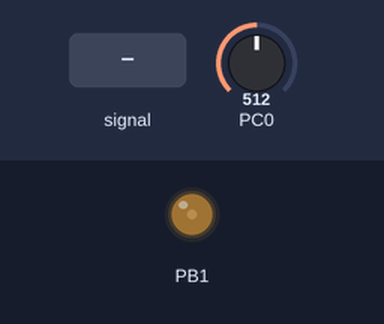
Bench run of a program on a simulated ATmega328P, built with avr-gcc and emulated at 16 MHz. On the bench: output pins drawn as LEDs (lit = HIGH). Inputs (shaded band) come from the test bench; at power-on: PC0 = 512.

Above: at 1.2 s.
1.3 s: PC0 set to 1010
At 1.9 s:
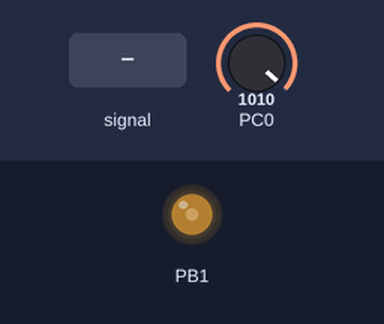
4.3 s: PC0 set to 900
At 4.51 s:
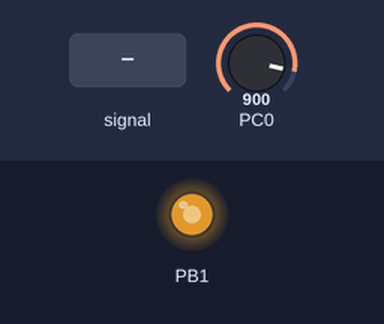
7.3 s: PC0 set to 1023
9.9 s: PC0 set to 716
At 11.4 s:
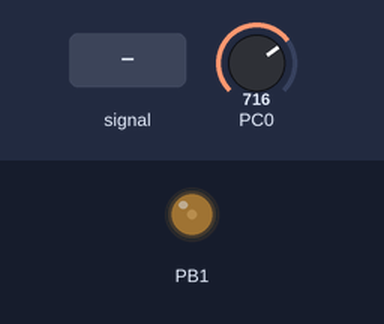
12.6 s: PC0 fed a 2 Hz sine of ±306 counts around its level
Timing chart, 0 to 16.6 s (numbered marks = the images above; inputs shaded):
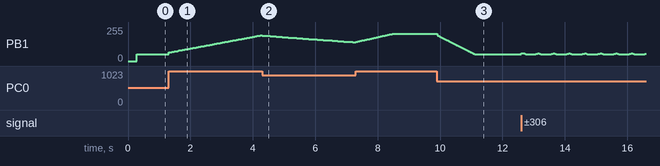

The program:

main.c
```c
#define F_CPU 16000000UL

#include <avr/io.h>
#include <avr/interrupt.h>
#include <stdint.h>


/* ---------- Hardware settings: match actual circuit ---------- */

#define ADC_REF_MV       5000UL
#define R22_OHM          1000UL
#define R24_OHM          10000UL

#define VOUT_FULL_SCALE_MV \
    ((ADC_REF_MV * (R22_OHM + R24_OHM)) / R24_OHM)

/* Default project target: 5 V */
#define DEFAULT_REF_MV   5000U

/*
 * Implementation choice, not a lecture requirement.
 * UART accepts targets in this range.
 * This does NOT establish a validated hardware operating range.
 */
#define REF_MIN_MV       1000U
#define REF_MAX_MV       5200U

/* [L2] Filtered MCU output range */
#define PI_MIN_MV        1000
#define PI_MAX_MV        4000

/* Implementation choice: retain original 2.5 V bias */
#define PI_BIAS_MV       2500

/*
 * Retain original trial gains:
 *
 * Kp = 0.10 = 1/10
 * Ki = 2.0 per second
 *
 * [F3] Ts = 0.0001 s
 * Therefore Ki * Ts = 1/5000.
 *
 * These two divisors encode the gains.
 * If sample period changes, recompute INTEGRAL_DIVISOR.
 */
#define KP_DIVISOR        10
#define INTEGRAL_DIVISOR  5000

/* [F5] 16 MHz / (159 + 1) = 100 kHz */
#define PWM_TOP           159U

/* [F2] Implementation choice: 9600 baud, 8N1 */
#define UART_BAUD         9600UL
#define UART_UBRR \
    (F_CPU / (16UL * UART_BAUD) - 1UL)

/* ---------- State ---------- */

static volatile uint16_t reference_mv = DEFAULT_REF_MV;

/* Integral output, in integer mV */
static int16_t integral_mv = 0;

/* Fractional integral remainder: units of 1/5000 mV */
static int16_t integral_remainder = 0;

/* Optional debugger observations */
volatile uint16_t measured_vout_mv = 0;
volatile uint16_t pi_output_mv = PI_BIAS_MV;

/* ---------- PWM: PB1 / OC1A ---------- */

static void pwm_write_mv(uint16_t output_mv)
{
    /*
     * [F5, L1]
     * For a 5 V PWM high level:
     *
     * duty = output_mv / 5000
     * counts = duty * 160
     *        = output_mv * 4 / 125
     *
     * Non-inverting Fast PWM:
     * duty = (OCR1A + 1) / (ICR1 + 1).
     *
     * Valid here because output is limited to 1000-4000 mV.
     */
    uint16_t counts =
        (uint16_t)((output_mv * 4U + 62U) / 125U);

    OCR1A = counts - 1U;
}

static void pwm_init(void)
{
    /* [F1, F5] PB1 = OC1A */
    DDRB |= (1 << DDB1);

    TCCR1A = 0;
    TCCR1B = 0;
    TCNT1 = 0;

    ICR1 = PWM_TOP;
    pwm_write_mv(PI_BIAS_MV);  // Start at 50%

    /* Fast PWM mode 14: TOP = ICR1 */
    TCCR1A = (1 << COM1A1) |
             (1 << WGM11);

    /* Prescaler = 1 */
    TCCR1B = (1 << WGM13) |
             (1 << WGM12) |
             (1 << CS10);
}

/* ---------- UART ---------- */

static void uart_init(void)
{
    /* [F1, F2] PD0/RXD input, no pull-up */
    DDRD &= ~(1 << DDD0);
    PORTD &= ~(1 << PORTD0);

    UBRR0H = (uint8_t)(UART_UBRR >> 8);
    UBRR0L = (uint8_t)UART_UBRR;

    UCSR0A = 0;

    /* Receive enabled; receive-complete interrupt */
    UCSR0B = (1 << RXEN0) |
             (1 << RXCIE0);

    /* 8 data bits, no parity, 1 stop bit */
    UCSR0C = (1 << UCSZ01) |
             (1 << UCSZ00);
}

/* Device headers use different USART vector names */
#if defined(USART0_RX_vect)
ISR(USART0_RX_vect)
#elif defined(USART_RX_vect)
ISR(USART_RX_vect)
#else
#error "Unsupported USART receive interrupt vector"
#endif
{
    /* [F2] Four ASCII digits, terminated by CR and/or LF */
    static uint16_t value = 0;
    static uint8_t digits = 0;
    static uint8_t invalid = 0;

    uint8_t status = UCSR0A;
    uint8_t c = UDR0;

    if (status & ((1 << FE0) |
                  (1 << DOR0) |
                  (1 << UPE0))) {
        invalid = 1;
    }

    if (c == '\r' || c == '\n') {
        if (!invalid &&
            digits == 4 &&
            value >= REF_MIN_MV &&
            value <= REF_MAX_MV) {
            reference_mv = value;
        }

        value = 0;
        digits = 0;
        invalid = 0;
        return;
    }

    if (!invalid &&
        c >= '0' && c <= '9' &&
        digits < 4) {
        value = (uint16_t)(value * 10U + (c - '0'));
        digits++;
    } else {
        invalid = 1;
    }
}

/* ---------- ADC ---------- */

static void adc_init(void)
{
    /* [F1, F3] PC0 / ADC0 input */
    DDRC &= ~(1 << DDC0);
    PORTC &= ~(1 << PORTC0);
    DIDR0 |= (1 << ADC0D);

    /* AVCC reference; right-adjusted ADC0 result */
    ADMUX = (1 << REFS0);
    ADCSRB = 0;

    /*
     * ADC clock = 16 MHz / 64 = 250 kHz.
     * Normal conversion takes about 52 us.
     *
     * This meets the 100 us timing target, but 250 kHz
     * exceeds the manufacturer's maximum-resolution
     * recommended ADC clock range. See explanation below.
     */
    ADCSRA = (1 << ADEN) |
             (1 << ADPS2) |
             (1 << ADPS1);

    /* Discard the longer first conversion before sampling */
    ADCSRA |= (1 << ADSC);

    while (ADCSRA & (1 << ADSC)) {
    }

    (void)ADC;

    /* Clear completion flag; enable ADC interrupt */
    ADCSRA |= (1 << ADIF);
    ADCSRA |= (1 << ADIE);
}

/* ---------- 100 us sample scheduling ---------- */

static void sampling_timer_init(void)
{
    /* [F3] Timer2 CTC */
    TCCR2A = (1 << WGM21);
    TCCR2B = 0;
    TCNT2 = 0;

    /* 16 MHz / 8 / 200 = 10 kHz */
    OCR2A = 199;

    TIFR2 = (1 << OCF2A);
    TIMSK2 = (1 << OCIE2A);

    /* Prescaler = 8 */
    TCCR2B = (1 << CS21);
}

ISR(TIMER2_COMPA_vect)
{
    /* [F3] Start a conversion every 100 us */
    if (!(ADCSRA & (1 << ADSC))) {
        ADCSRA |= (1 << ADSC);
    }
}

/* ---------- PI after each measurement ---------- */

ISR(ADC_vect)
{
    uint16_t adc_count = ADC;

    /*
     * [F3] Recover Vout from the divider.
     *
     * ADC has 1024 quantization steps.
     * Use multiplication and a shift instead of float.
     */
    uint16_t vout_mv =
        (uint16_t)(((uint32_t)adc_count *
                    VOUT_FULL_SCALE_MV + 512UL) >> 10);

    measured_vout_mv = vout_mv;

    /* [F4, L3] Lecture error convention */
    int16_t error_mv =
        (int16_t)vout_mv - (int16_t)reference_mv;

    /* Kp = 0.10 */
    int16_t proportional_mv = error_mv / KP_DIVISOR;

    /*
     * [F4] Integral update:
     *
     * delta I = error_mv / 5000 mV per sample.
     *
     * Preserve fractional increments in the remainder.
     * Bounded error means these loops execute only a
     * small number of times per sample.
     */
    int16_t candidate_integral = integral_mv;
    int16_t candidate_remainder =
        integral_remainder + error_mv;

    while (candidate_remainder >= INTEGRAL_DIVISOR) {
        candidate_integral++;
        candidate_remainder -= INTEGRAL_DIVISOR;
    }

    while (candidate_remainder <= -INTEGRAL_DIVISOR) {
        candidate_integral--;
        candidate_remainder += INTEGRAL_DIVISOR;
    }

    int16_t trial_mv =
        PI_BIAS_MV + proportional_mv + candidate_integral;

    /*
     * [F4] Conditional integration anti-windup.
     *
     * Reject an integral update if it pushes the output
     * farther beyond either limit.
     */
    uint8_t pushes_lower =
        (trial_mv <= PI_MIN_MV && error_mv < 0);

    uint8_t pushes_upper =
        (trial_mv >= PI_MAX_MV && error_mv > 0);

    if (!pushes_lower && !pushes_upper) {
        integral_mv = candidate_integral;
        integral_remainder = candidate_remainder;
    }

    int16_t output_mv =
        PI_BIAS_MV + proportional_mv + integral_mv;

    /* [L2] 1-4 V operating range */
    if (output_mv < PI_MIN_MV) {
        output_mv = PI_MIN_MV;
    }

    if (output_mv > PI_MAX_MV) {
        output_mv = PI_MAX_MV;
    }

    pi_output_mv = (uint16_t)output_mv;

    /* [F5] Scale PI output to PWM duty */
    pwm_write_mv(pi_output_mv);
}

/* ---------- Main ---------- */

int main(void)
{
    cli();

    pwm_init();
    uart_init();
    adc_init();
    sampling_timer_init();

    sei();

    while (1) {
        /* Timer, ADC/PI and UART run through interrupts */
    }
}
```

Measured:
- after the input at 1.3 s, PB1: moves from 50/255 to 194/255 over 3.0 s, starting at once
- after the input at 9.9 s, PB1: moves from 204/255 to 50/255 over 1.2 s, starting at once
